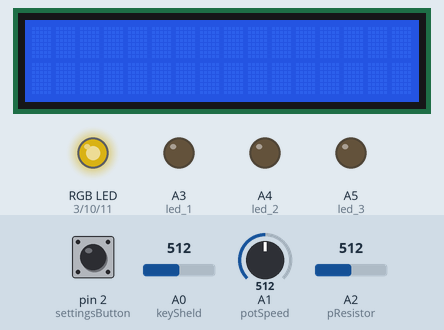
This sketch was run on a simulated Arduino Uno, built with avr-gcc and run on an emulated ATmega328P. On the bench: 16×2 character LCD, an RGB LED mixed from three pins (HIGH = lit), output pins drawn as LEDs (lit = HIGH). Inputs (shaded band) come from the test bench; at power-on: pin 2 (settingsButton) HIGH, A0 (keySheld) = 512, A1 (potSpeed) = 512, A2 (pResistor) = 512. Dim RGB values are drawn brighter than linear.

Above: at 1.2 s.
1.3 s: pin 2 (settingsButton) pulled LOW for 0.15 s
At 1.9 s:
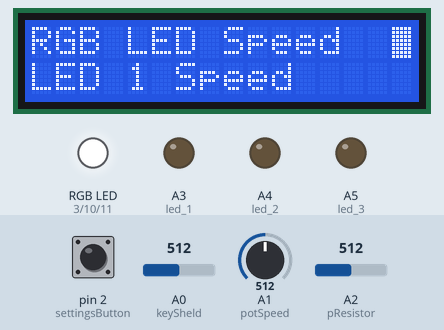
2.9 s: A0 (keySheld) set to 387
4.4 s: A0 (keySheld) set to 361
At 6.1 s:
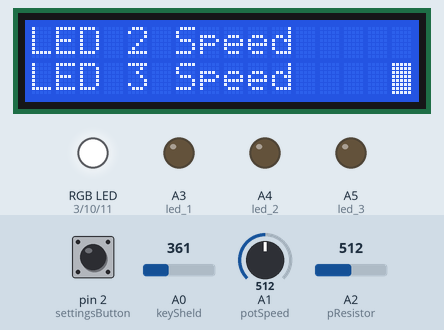
6.4 s: A0 (keySheld) set to 536
7.9 s: A0 (keySheld) set to 567
At 8.02 s:
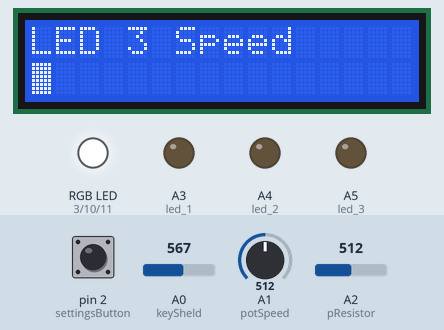
10.6 s: pin 2 (settingsButton) pulled LOW for 1 s
Timing chart, 0 to 15.1 s (numbered marks = the images above; inputs shaded):
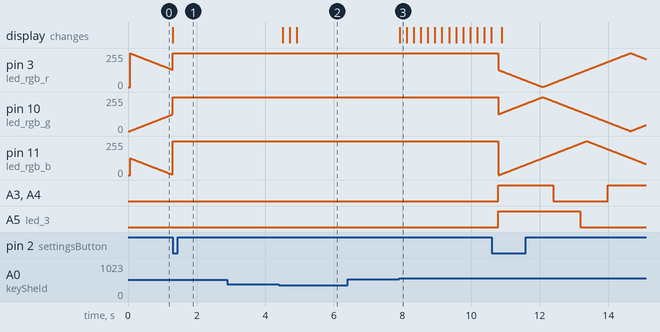

The sketch:

led_lightshow.ino
```cpp
/*******************************************************

   Author:
   Lorenzo Giuntini (Medox36)

   Version:
   1.4.2

   Date:
   2023.1.25 (last modified)

   Description:
   Makes multpile LED blink at driffrent speeds. The speeds can be changed though a menu on an 16x2 lcd display on a lcd key shield.
   In addition, the master speed or clock speed can be changed with a potentiometer.
   Furthermore, the LED only blink when it is dark. 'Dark' is defined through a voltage divider in combinationwith a photoresistor.

   Connection:
   Plug the LCD Keypad Shield to the Arduino UNO.
   All wireings can be determined by looking at the constant variables "Pin Allocations".
   They can be changed, with exceptions to:
    - led_rgb_r & led_rgb_g & led_rgb_b -> must be connectet to PWM pins (marked with "~" on the ArduinoUNO board)
    - settingsButton -> must be connected to a interrupt pin (on the ArduinoUNO pins 2 and 3)
    - Pin A0 is reserved for the keys on the lcd key shield
    - all variables starting with "lcd_" -> due to the key shield having fixed pins the lcd pins are always connected to the same pins.

********************************************************/

#include <LiquidCrystal.h>

// Pin Allocations
//
const int keySheld = A0;      // reserved
const int potSpeed = A1;      // Potentiometer
const int pResistor = A2;     // Photoresistor
const int led_1 = A3;         //
const int led_2 = A4;         //
const int led_3 = A5;         //
const int settingsButton = 2; //
const int led_rgb_r = 3;      // ~
const int lcd_DB4 = 4;        //
const int lcd_DB5 = 5;        // ~
const int lcd_DB6 = 6;        // ~
const int lcd_DB7 = 7;        //
const int lcd_RS = 8;         //
const int lcd_E = 9;          // ~
const int led_rgb_g = 10;     // ~
const int led_rgb_b = 11;     // ~

// Key Shield Keys
#define KeyRight 0
#define KeyUp 1
#define KeyDown 2
#define KeyLeft 3
#define KeySelect 4
#define NoKey 5

// Variables
//
volatile enum {IN, OUT} settingState = OUT; //
LiquidCrystal lcd(lcd_RS, lcd_E, lcd_DB4, lcd_DB5, lcd_DB6, lcd_DB7); // lcd (16x2)
unsigned long lastLedCicle = 0;  // last time the main led cycle executed
unsigned long led_1_cycle = 1000; // interval in ms at which the leds at pin led_1 blink
unsigned long led_1_lastCycle = 0; // last time the state of the leds at pin led_1 changed (mills() call)
unsigned long led_2_cycle = 1500; // interval in ms at which the leds at pin led_2 blink
unsigned long led_2_lastCycle = 0; // last time the state of the leds at pin led_2 changed (mills() call)
unsigned long led_3_cycle = 2000; // interval in ms at which the leds at pin led_3 blink
unsigned long led_3_lastCycle = 0; // last time the state of the leds at pin led_3 changed (mills() call)

//variables to hold RGB color intensities and directions
unsigned long lastRgbCycle = 0;
unsigned int red = 254;
unsigned int green = 1;
unsigned int blue = 127;
unsigned int red_direction = -1;
unsigned int green_direction = 1;
unsigned int blue_direction = -1;

// settings variables
String settingsText[] = {"RGB LED Speed", "LED 1 Speed", "LED 2 Speed", "LED 3 Speed"};
volatile unsigned int line = 0;
unsigned int cursor_col = 0;
unsigned int cursor_row = 0;
unsigned long rgb_speed = 1000;
unsigned long debounceDelay = 0;

/*
  set the pins to their respective modes, attach interrupt and start the lcd display.
*/
void setup() {
  pinMode(keySheld, INPUT);
  pinMode(pResistor, INPUT);
  pinMode(potSpeed, INPUT);
  pinMode(led_1, OUTPUT);
  pinMode(led_2, OUTPUT);
  pinMode(led_3, OUTPUT);
  pinMode(settingsButton, INPUT);
  pinMode(led_rgb_r, OUTPUT);
  pinMode(led_rgb_g, OUTPUT);
  pinMode(led_rgb_b, OUTPUT);
  attachInterrupt(digitalPinToInterrupt(settingsButton), changeSettingsStage, CHANGE);

  lcd.begin(16, 2);
  lcd.cursor();
  lcd.blink();
  lcd.clear();
  lcd.setCursor(cursor_col, cursor_row);
  lcd.noDisplay();
}

/*
  Returns the caluclated speed based on the rotation of the potentiometer in ms.
  Value is between 100 and 1500.
*/
int speedCalc() {
  return map(analogRead(potSpeed), 0, 1023, 100, 1500);
}

/*
  Uses the photoresisor in a voltage divider with a 10k Ohm resistor to determine if it is dark or not.
  Returns ture if the readed value is below 850.
*/
bool isDark() {
  return analogRead(pResistor) < 850;
}

/*
  the main LED cycle

  Rotates through all diffrent LED cycles.
  The given parameter determines the time between to executed cycles.
*/
void led(int cicleDelay) {
  if (millis() - lastLedCicle >= cicleDelay) {
    _led(led_1_lastCycle, led_1_cycle, led_1);
    _led(led_2_lastCycle, led_2_cycle, led_2);
    _led(led_3_lastCycle, led_3_cycle, led_3);
    lastLedCicle = millis();
  }
}

/*
  the LED sub cycle

  Changes the state of the LED if the time between the last cicle and now is greather or equal to the cycle speed.
  The parameters determine the last time the cycle changed it's state the cycle speed and the LED pin.
*/
void _led(unsigned long &lastCycle, unsigned long led_cycle, unsigned int led_pin) {
  if (millis() - lastCycle >= led_cycle) {
    if (digitalRead(led_pin) == HIGH) {
      digitalWrite(led_pin, LOW);
    } else {
      digitalWrite(led_pin, HIGH);
    }
    lastCycle = millis();
  }
}

/*
  Updates the RGB values of the RGB LED by writing the new values to the pins.
*/
void updateRgbLed() {
  analogWrite(led_rgb_r, red);
  analogWrite(led_rgb_g, green);
  analogWrite(led_rgb_b, blue);
}

/*
  the RGB LED cycle

  Sets ne RGB values, which increas upto 255 then decrease down to 0 and increase again.
*/
void rgbLed(int cicleDelay) {
  if (millis() - lastRgbCycle >= cicleDelay) {
    red += red_direction;
    green += green_direction;
    blue += blue_direction;

    if (red >= 255 || red <= 0) {
      red_direction = red_direction * -1;
    }
    if (green >= 255 || green <= 0 ){
      green_direction = green_direction * -1;
    }
    if (blue >= 255 || blue <= 0) {
      blue_direction = blue_direction * -1;
    }
    updateRgbLed();
    lastRgbCycle = millis();
  }
}

/*
  turns off all LEDs and resets the timers for a synchronous restart
*/
void ledsOff() {
  digitalWrite(led_1, LOW);
  led_1_lastCycle = 0;
  digitalWrite(led_2, LOW);
  led_2_lastCycle = 0;
  digitalWrite(led_3, LOW);
  led_3_lastCycle = 0;
  analogWrite(led_rgb_r, 255);
  analogWrite(led_rgb_g, 255);
  analogWrite(led_rgb_b, 255);
}

/*
  returns the currently pressed key on the lcd key shield
*/
int settingsKeyState() {
  int analogKeyVal = analogRead(keySheld);
  if (analogKeyVal > 1000) return NoKey;
  if (analogKeyVal < 50) return KeyRight;
  if (analogKeyVal < 195) return KeyUp;
  if (analogKeyVal < 380) return KeyDown;
  if (analogKeyVal < 555) return KeyLeft;
  if (analogKeyVal < 790) return KeySelect;

  return NoKey;
}

/*
  Moves the cursor in the settings menu up.

  The lines on the lcd display are only shifted/scrolled if the cursor is on the top line.
*/
void moveUp() {
  if (line > 0) {
    if (cursor_row == 1) {
      cursor_row = 0;
      line -= 1;
      lcd.setCursor(15, 0);
    } else if (cursor_row == 0) {
      line -= 1;
      lcd.clear();
      lcd.setCursor(0, 0);
      lcd.print(settingsText[line]);
      lcd.setCursor(0, 1);
      lcd.print(settingsText[line + 1]);
      lcd.setCursor(15, 0);
    }
  }
}

/*
  Moves the cursor in the settings menu down.

  The lines on the lcd display are only shifted/scrolled if the cursor is on the bottom line.
*/
void moveDown() {
  if (line < 3) {
    if (cursor_row == 0) {
      cursor_row = 1;
      line += 1;
      lcd.setCursor(15, 1);
    } else if (cursor_row == 1) {
      line += 1;
      lcd.clear();
      lcd.setCursor(0, 0);
      lcd.print(settingsText[line - 1]);
      lcd.setCursor(0, 1);
      lcd.print(settingsText[line]);
      lcd.setCursor(15, 1);
    }
  }
}

/*
  Reprints the settings aka the menu at it's perviously left position.
*/
void reprintSettings() {
  lcd.clear();
  lcd.setCursor(0, 0);
  if (cursor_row == 0) {
    lcd.print(settingsText[line]);
    lcd.setCursor(0, 1);
    lcd.print(settingsText[line + 1]);
  } else if (cursor_row == 1) {
    lcd.print(settingsText[line - 1]);
    lcd.setCursor(0, 1);
    lcd.print(settingsText[line]);
  }
  lcd.setCursor(15, cursor_row);
}

/*
  Listenes in a loop for lcd key shield settingsButton presses and changes the value of the currently selected setting.
  The currently sleected setting is defined by the given parameter as pointer to assure the values ar changed and saved properly.

  To exit the the loop the select key must be pressed.
*/
void changeSetting(unsigned long &value) {
  delay(200);
  int displayValue = value / 250;
  lcd.print(displayValue);
  int key = settingsKeyState();
  int rotation = 0;
  while (key != KeySelect) {
    if (key == KeyUp && displayValue < 8) {
      displayValue += 1;
      value = 250 * displayValue;
      lcd.setCursor(0, 1);
      lcd.print(displayValue);
    } else if (key == KeyDown && displayValue > 1) {
      displayValue -= 1;
      value = 250 * displayValue;
      lcd.setCursor(0, 1);
      lcd.print(displayValue);
    }
    key = settingsKeyState();
    delay(200);
  }
  reprintSettings();
}

/*
  selects the setting at which the menu cursor is and enables modification of the value.
*/
void selectCurrent() {
  lcd.clear();
  lcd.setCursor(0, 0);
  lcd.print(settingsText[line]);
  lcd.setCursor(0, 1);
  switch (line) {
    case 0:
      changeSetting(rgb_speed);
      break;
    case 1:
      changeSetting(led_1_cycle);
      break;
    case 2:
      changeSetting(led_2_cycle);
      break;
    case 3:
      changeSetting(led_3_cycle);
      break;
  }
}

/*
  the settings loop

  Upon call this method turns off the LEDs and turns on the lcd display.
  Then enters a loop to navigate the settings menu.
  If the settings settingsButton is pressed again the method exits the loop and turns the lcd display off.
  The LED turn back on again in the main loop, if it's dark.
*/
void settings() {
  ledsOff();
  // lcd on
  lcd.display();
  lcd.setCursor(0, 0);
  lcd.print(settingsText[0]);
  lcd.setCursor(0, 1);
  lcd.print(settingsText[1]);
  lcd.setCursor(15, 0);

  while(settingState == IN) {
    int key = settingsKeyState();
    switch (key) {
      case NoKey:
        continue;
      case KeyUp:
        moveUp();
        break;
      case KeyDown:
        moveDown();
        break;
      case KeySelect:
        selectCurrent();
        break;
    }
    delay(200);
  }
  // lcd off
  lcd.clear();
  lcd.noDisplay();
}

/*
  changes/toggles the settings state on interrupt call on settings settingsButton
*/
void changeSettingsStage() {
  int buttonVal = digitalRead(settingsButton);
  if (buttonVal == LOW) {
    if (millis() - debounceDelay > 200) {
      if (settingState == IN) {
        settingState = OUT;
      } else {
        settingState = IN;
      }
    }
    debounceDelay = millis();
  }
}

/*
  the main loop

  Changes to settings menu if settingsButton was pressed
  or does an LED blink cycle if it is dark else turns the LEDs off.
*/
void loop() {
  if (settingState == IN) {
    settings();
  }
  if (isDark()) {
    led(speedCalc());
    rgbLed(rgb_speed / 100);
  } else {
    ledsOff();
  }
}
```

Measured:
- the behaviour switches between 380 and 379 on A0 (keySheld) (found by bisection; images 1 and 2)
- the behaviour switches between 554 and 555 on A0 (keySheld) (found by bisection; images 2 and 3)
- after the input at 1.3 s, A3 (led_1), A4 (led_2): stays LOW (without the input it goes to HIGH after 0.30 s); A5 (led_3): stays LOW (without the input it goes to HIGH after 1.1 s); the display: changes at once (image 1)
- after the input at 2.9 s, every drawn part: stays the same
- after the input at 4.4 s, the display: first changes after 0.11 s (image 2 shows a later state)
- after the input at 6.4 s, every drawn part: stays the same
- after the input at 7.9 s, the display: changes at once (image 3)
- after the input at 10.6 s, A3 (led_1), A4 (led_2): LOW → HIGH after 0.19 s, → LOW 1.6 s later, → HIGH 1.6 s later; A5 (led_3): LOW → HIGH after 0.19 s, → LOW 2.4 s later
